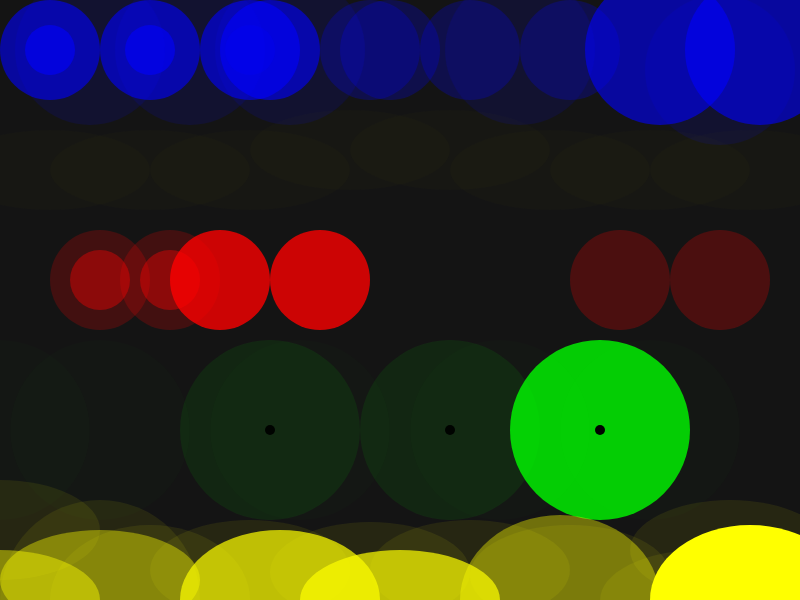
Frame 1 (no input)
Frame 60 (no input): identical to frame 1, image omitted
Frame 120 (the mouse pressed at the canvas centre since frame 60): identical to frame 1, image omitted

The p5.js sketch that drew this single still picture (run headless with seeded random() and noise() and a simulated clock; from frame 60 on, the mouse is pressed at the canvas centre):

// p5.js sketch
// ── sketch.js
function setup() {
  createCanvas(800, 600);
}

function draw() {
  background(20);
  noStroke();
  fill(0,0,255,30)
  circle (90,50,150);
  circle (190,50,150);
  circle (290,50,150);
  circle (520,50,150);
  circle (720,70,150);
  fill(0,0,255,150);
  circle (50,50,100);
  circle (50,50,50);
  circle (150,50,100);
  circle (150,50,50);
  circle (270,50,100);
  circle (250,50,100);
  fill(0,0,255,60);
  circle (250,50,50);
  circle (390,50,100);
  circle (370,50,100);
  circle (470,50,100);
  circle (570,50,100);
  fill(0,0,255,150);
  circle (660,50,150);
  circle (760,50,150);
  
  fill(100,100,0,10);
  ellipse (50,170,200,80);
  ellipse (150,170,200,80);
  ellipse (250,170,200,80);
  ellipse (350,150,200,80);
  ellipse (450,150,200,80);
  ellipse (550,170,200,80);
  ellipse (650,170,200,80);
  ellipse (750,170,200,80);
  
  fill(255,0,0,50);
  circle (100,280,100);
  fill(255,0,0,100);
  circle (100,280,60);
  fill(255,0,0,50);
  circle (170,280,100);
  fill(255,0,0,100);
  circle (170,280,60);
  fill (255,0,0,200);
  circle (220,280,100);
  circle (320,280,100);
  fill (255,0,0,60)
  circle (620,280,100);
  circle (720,280,100);
  
  fill(0,255,0,20);
  circle (270,430,180);
  circle (450,430,180);
  fill(0,255,0,200);
  circle (600,430,180);
  fill (0,0,0);
  circle (270,430,10);
  circle (450,430,10);
  circle (600,430,10);
  
  fill(0,255,0,3);
  circle (100,430,180);
  circle (0,430,180);
  circle (300,430,180);
  circle (500,430,180);
  circle (650,430,180);
  
  fill(255,255,0,20);
  ellipse (0,530,200,100);
  ellipse (150,600,200,150);
  ellipse (100,600,200,200);
  ellipse (250,570,200,100);
  ellipse (370,572,200,100);
  ellipse (470,570,200,100);
  ellipse (570,575,200,100);
  ellipse (700,600,200,100);
  ellipse (730,550,200,100);
  ellipse (0,600,200,100);
  fill(255,255,0,100);
  ellipse (0,600,200,100);
  ellipse (100,580,200,100);
  fill(255,255,0,180);
  ellipse (280,600,200,140);
  ellipse (400,600,200,100);
  fill(255,255,0,100);
  ellipse (560,600,200,170);
  fill(255,255,0,1800);
  ellipse (750,600,200,150);
}
